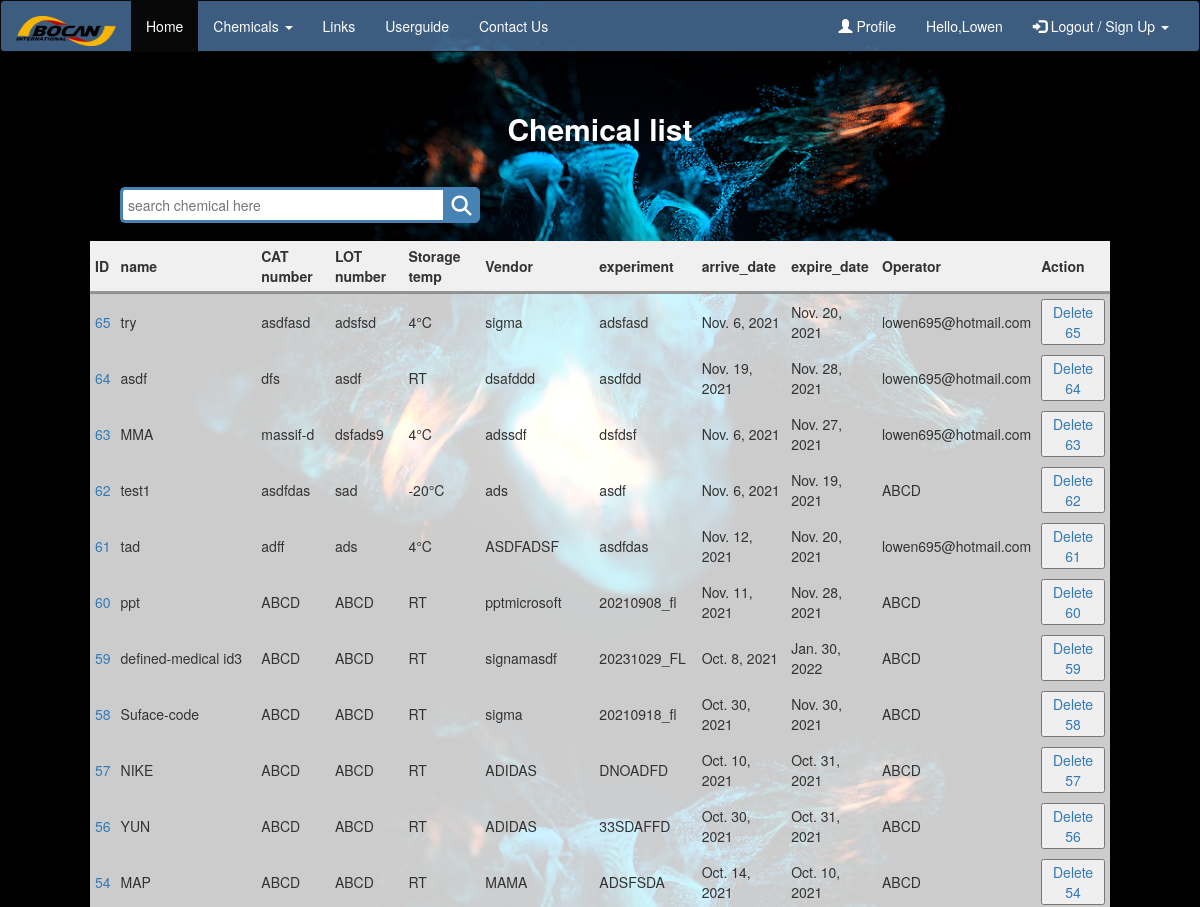
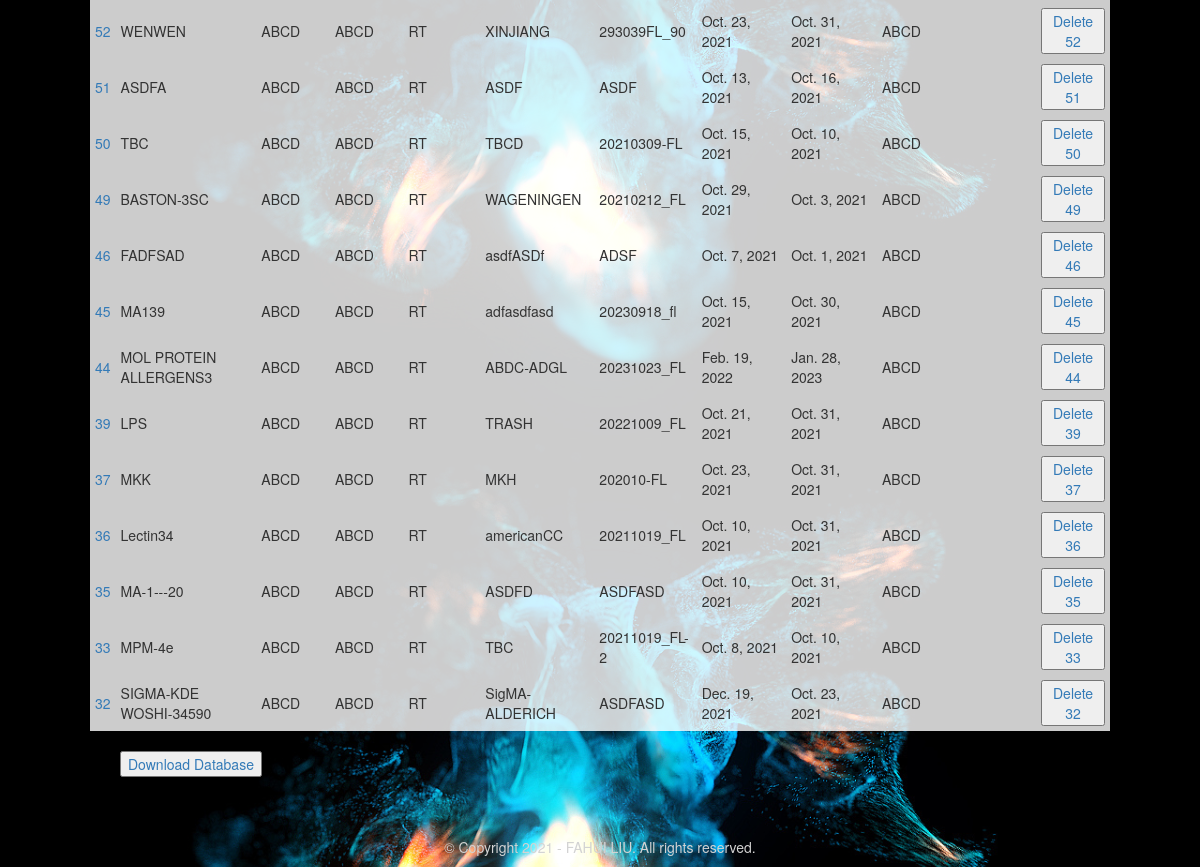
Before: /home/ (signed in) with the older database file (2 pictures, top to bottom).
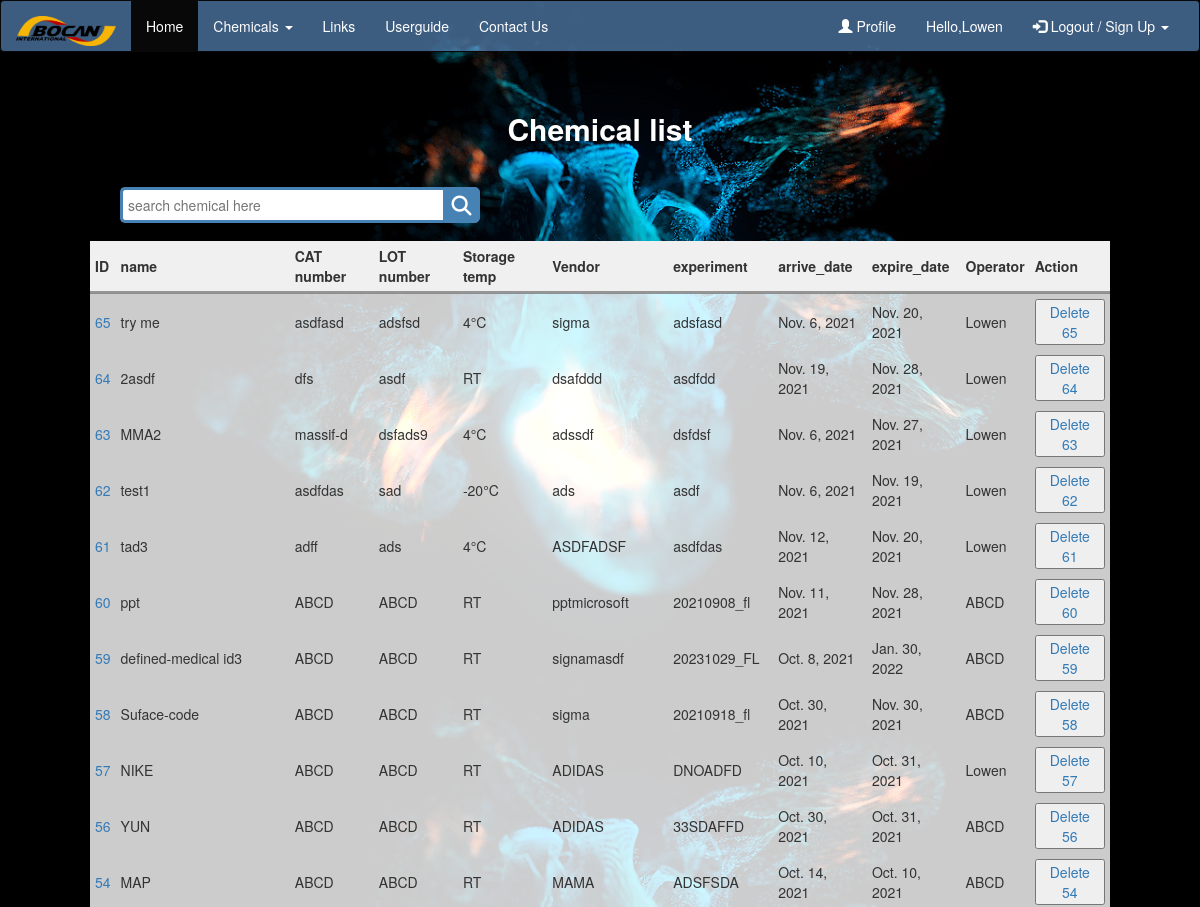
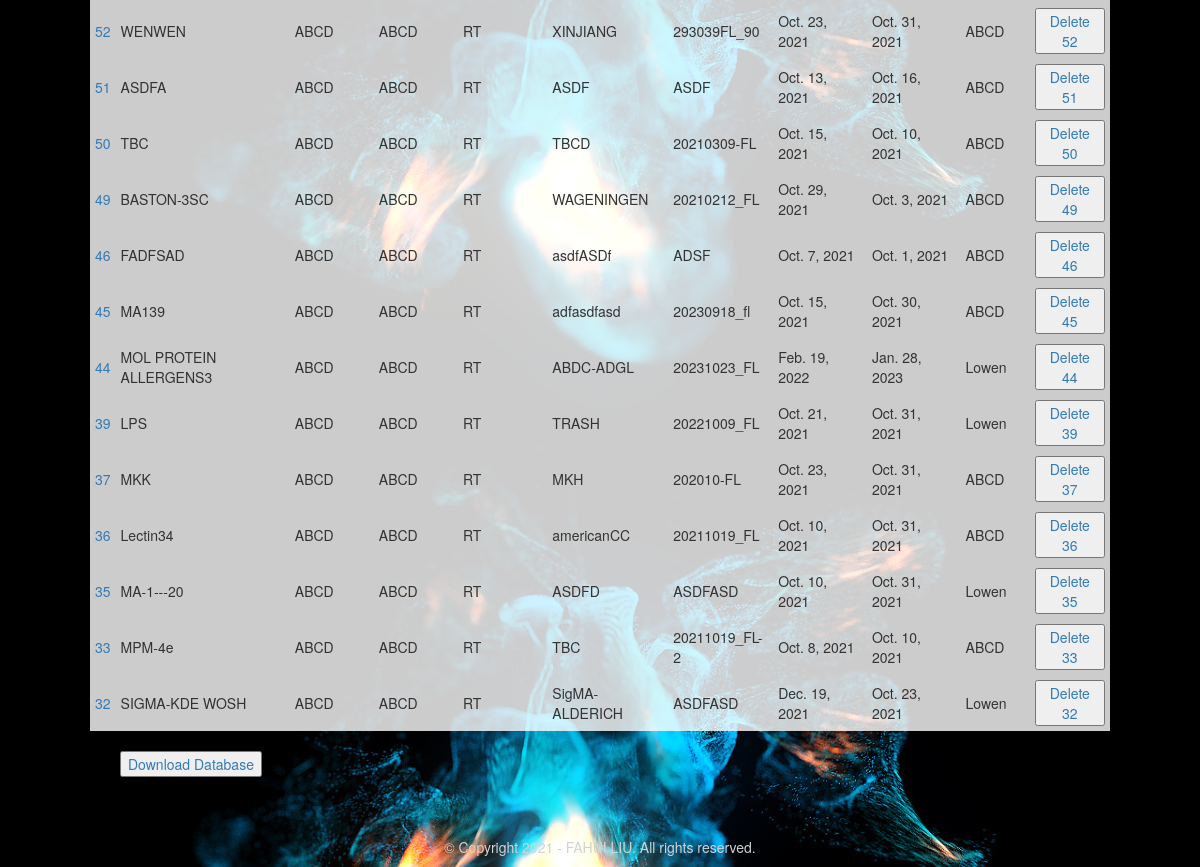
After: the same page with the newer database file (2 pictures, top to bottom).
### chemicals/models.py (models this page shows, shortened)
class User(AbstractUser):
    def __str__(self):
        return self.username

class chemicals(models.Model):
    Tempchoice = (('RT','RT'),('4','4'),('-20','-20'))
    name = models.CharField(max_length=20)
    vender = models.CharField(max_length=20)
    CAT = models.CharField(max_length=20,default='ABCD')
    LOT = models.CharField(max_length=20,default='ABCD')
    temperature = models.CharField(max_length=20, choices=Tempchoice, default='RT')
    experiment = models.CharField(max_length=15)
    arrive_date = models.DateField()
    expire_date = models.DateField()
    operator = models.CharField(max_length=20,default='ABCD')

### chemicals/views.py (the view)
# urls.py: path('home/', views.home_page,name='home'),
@login_required(login_url='login')
def home_page(request):
    chemical = chemicals.objects.all().order_by('-id')
    context = {'chemical':chemical}
    return render(request,'chemicals/home_page.html',context)

### chemicals/templates/chemicals/home_page.html (shortened to what this page needs)
<!DOCTYPE html>
<html lang="en">
<head>
    <link rel="stylesheet" href="https://maxcdn.bootstrapcdn.com/bootstrap/3.3.7/css/bootstrap.min.css">
    <link rel="stylesheet" href="/static/css/searchbar.css">
</head>
<body>
<div class="navbar navbar-inverse" style = 'background-color: rgba(122,186,255,0.5);position: sticky;top: 0;z-index:1'>
        <div class="container-fluid">
            <div class="row">
                <div class="col-lg-12">
                    <div class="navbar-header">
                        <a href="/start/" class="navbar-brand">
                            <image src="/static/images/keilogo.png" width="100" height="30"></image>
                        </a>
                    </div>
                    <div class="navbar-collapse collapse" id="mobile_menu">
                        <ul class="nav navbar-nav" >
                            <li class="active"><a href="/start/">Home</a></li>
                            <li><a href="#" class="dropdown-toggle" data-toggle="dropdown" style="color: #fefefe" onMouseOver="this.style.color='skyblue'"
                                   onMouseOut="this.style.color='#fefefe'">Chemicals <span class="caret"></span></a>
                            </li>
                            <li><a href="https://ke-instruments.com/"
                                   style="color: #fefefe" onMouseOver="this.style.color='skyblue'"
                                   onMouseOut="this.style.color='#fefefe'" target="_blank">Links</a></li>
                            <li><a href="#" style="color: #fefefe" onMouseOver="this.style.color='skyblue'"
                                   onMouseOut="this.style.color='#fefefe'">Userguide</a></li>
                            <li><a href="#" style="color: #fefefe" onMouseOver="this.style.color='skyblue'"
                                   onMouseOut="this.style.color='#fefefe'">Contact Us</a></li>
                        </ul>
                        <ul class="nav navbar-nav navbar-right">
                            <li><a href="#" style="color: #fefefe" onMouseOver="this.style.color='skyblue'"
                                   onMouseOut="this.style.color='#fefefe'"><span class="glyphicon glyphicon-user"></span> Profile</a></li>
                            <li><a href="#" style="color: #fefefe" onMouseOver="this.style.color='skyblue'"
                                   onMouseOut="this.style.color='#fefefe'">Hello,{{request.user}}</a></li>
                            <li><a href="#" class="dropdown-toggle" data-toggle="dropdown" style="color: #fefefe" onMouseOver="this.style.color='skyblue'"
                                   onMouseOut="this.style.color='#fefefe'"><span class="glyphicon glyphicon-log-in"></span> Logout / Sign Up <span class="caret"></span></a>
                            </li>
                        </ul>
                    </div>
                </div>
            </div>
        </div>
    </div>
<h3 align="center" style="color: white;padding-top: 40px;font-size: 30px;padding-bottom: 50px">
    <strong>  Chemical list  </strong></h3>
<form class="wrap" method="post" action="/searched/">
   <div class="search">
      <input type="search" class="searchTerm" placeholder="search chemical here" name="searched" >
      <button type="submit" class="searchButton">
        <i class="fas fa-search"></i>
     </button>
   </div>
</form>
<table class="demo">
	<thead>
	<tr>
		<th>ID</th>
		<th>name</th>
        <th>CAT number</th>
        <th>LOT number</th>
        <th>Storage temp</th>
		<th>Vendor</th>
		<th>experiment</th>
		<th>arrive_date</th>
		<th>expire_date</th>
        <th>Operator</th>
		<th>Action</th>
	</tr>
	</thead>
	<tbody>
	{% for chemical in chemical %}
	<tr>
		<td style="text-align:center">
			<a href="/detail/{{chemical.id}}" >{{chemical.id}} </a></td>
		<td>{{chemical.name}}</td>
        <td>{{chemical.CAT}}</td>
        <td>{{chemical.LOT}}</td>
        <td>{{chemical.temperature}}</td>
		<td>{{chemical.vender}}</td>
		<td>{{chemical.experiment}}</td>
		<td>{{chemical.arrive_date}}</td>
		<td>{{chemical.expire_date}}</td>
        <td>{{chemical.operator}}</td>
		<td><button>
			<a href="/delete/{{chemical.id}}" style="text-decoration: none"
			   onclick="return confirm('Are you sure to DELETE this item?')" >
				Delete {{chemical.id}}
			</a></button>
        </td>
	</tr>
	{% endfor %}
	</tbody>
</table>
 <br>
    <div class="buttondownload">
          <button> <a href="/downloadcsv/">Download Database</a></button>
    </div>
    <br>
<br>
<br>
</body>
    <div class="row">
		<div class="col-md-12 copy">
			<p class="text-center" style="color: lightgrey">&copy; Copyright 2021 - FAHUI LIU.  All rights reserved.</p>
		</div>
	</div>
</html>

### chemicals/static/css/searchbar.css (style rules this page uses)
.search { width: 100%; position: relative; display: flex; }
.searchTerm { width: 100%; border: 3px solid steelblue; border-right: none; padding: 5px; height: 36px; border-radius: 5px 0 0 5px; outline: none; color: #9DBFAF; }
.searchButton { width: 40px; height: 36px; border: 1px solid steelblue; background: steelblue; text-align: center; color: #fff; border-radius: 0 5px 5px 0; cursor: pointer; font-size: 20px; }
.wrap { width: 30%; position: relative; top: 20%; left: 25%; transform: translate(-50%, -50%); }

### chemicals/templates/chemicals/home_page.html (style rules this page uses)
.demo { background-color: rgba(255,255,255,0.8); width: 85%; padding:5px; margin-left: auto; margin-right: auto; }
.demo th { padding:5px; background:#F0F0F0; border-bottom: rgba(120,120,120,0.5); border-bottom-style: solid; }
.demo td { padding:5px; }
body { background-image: url('/static/images/bg-enterchemical.png'); background-repeat: repeat-y; background-size: 100%; }
.buttondownload { padding-left: 10%; }

Changed rows visible on the page:
changed chemicals "asdfasd": name "try" → "try me"; operator "lowen695@hotmail.com" → "Lowen"
changed chemicals "dfs": name "asdf" → "2asdf"; operator "lowen695@hotmail.com" → "Lowen"
changed chemicals "massif-d": name "MMA" → "MMA2"; operator "lowen695@hotmail.com" → "Lowen"
changed chemicals "test1": operator "ABCD" → "Lowen"
changed chemicals "adff": name "tad" → "tad3"; operator "lowen695@hotmail.com" → "Lowen"
changed chemicals "NIKE": operator "ABCD" → "Lowen"
changed chemicals "MOL PROTEIN ALLERGENS3": operator "ABCD" → "Lowen"
changed chemicals "LPS": operator "ABCD" → "Lowen"
changed chemicals "MA-1---20": operator "ABCD" → "Lowen"
changed chemicals "SigMA-ALDERICH": name "SIGMA-KDE WOSHI-34590" → "SIGMA-KDE WOSH"; operator "ABCD" → "Lowen"
